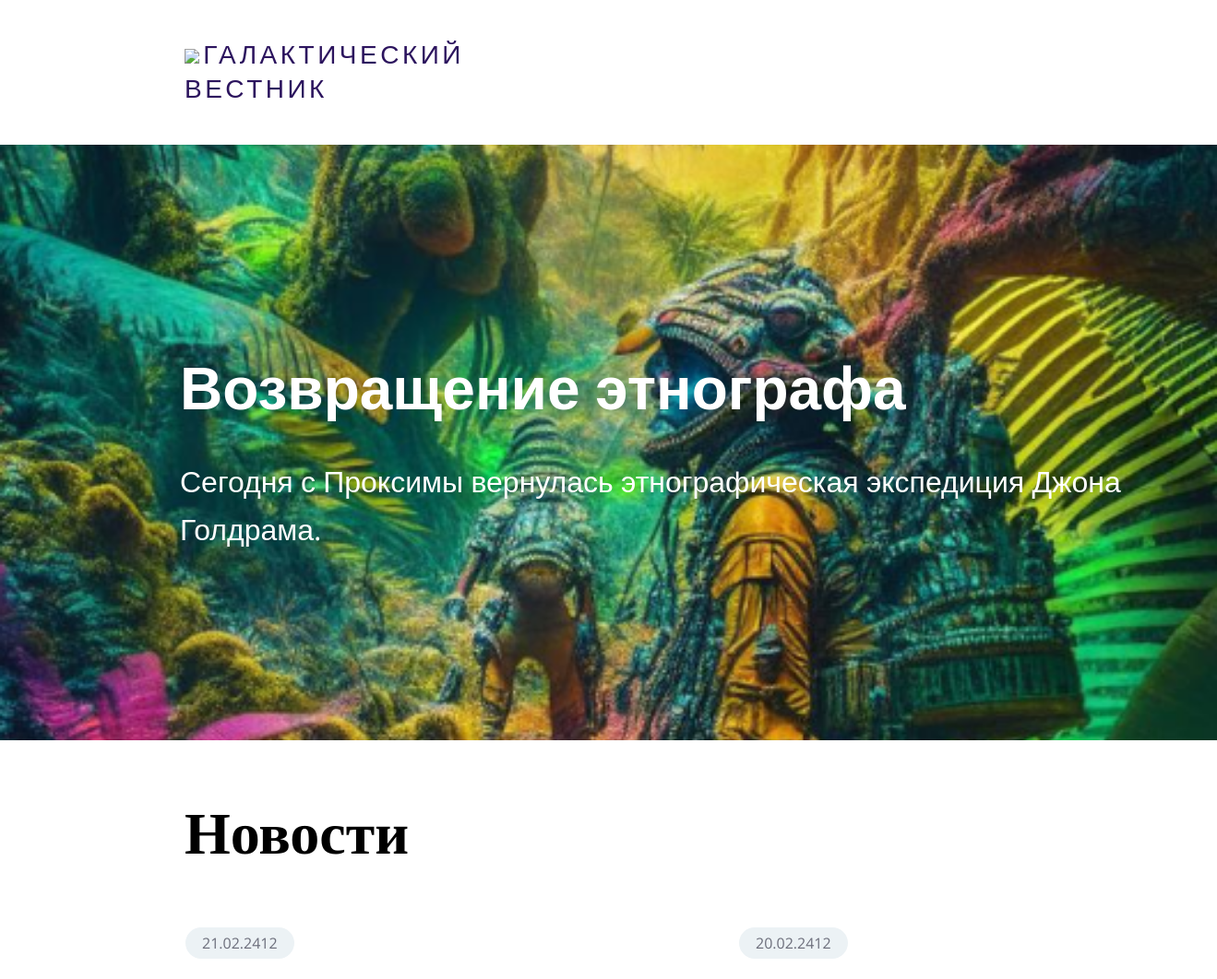
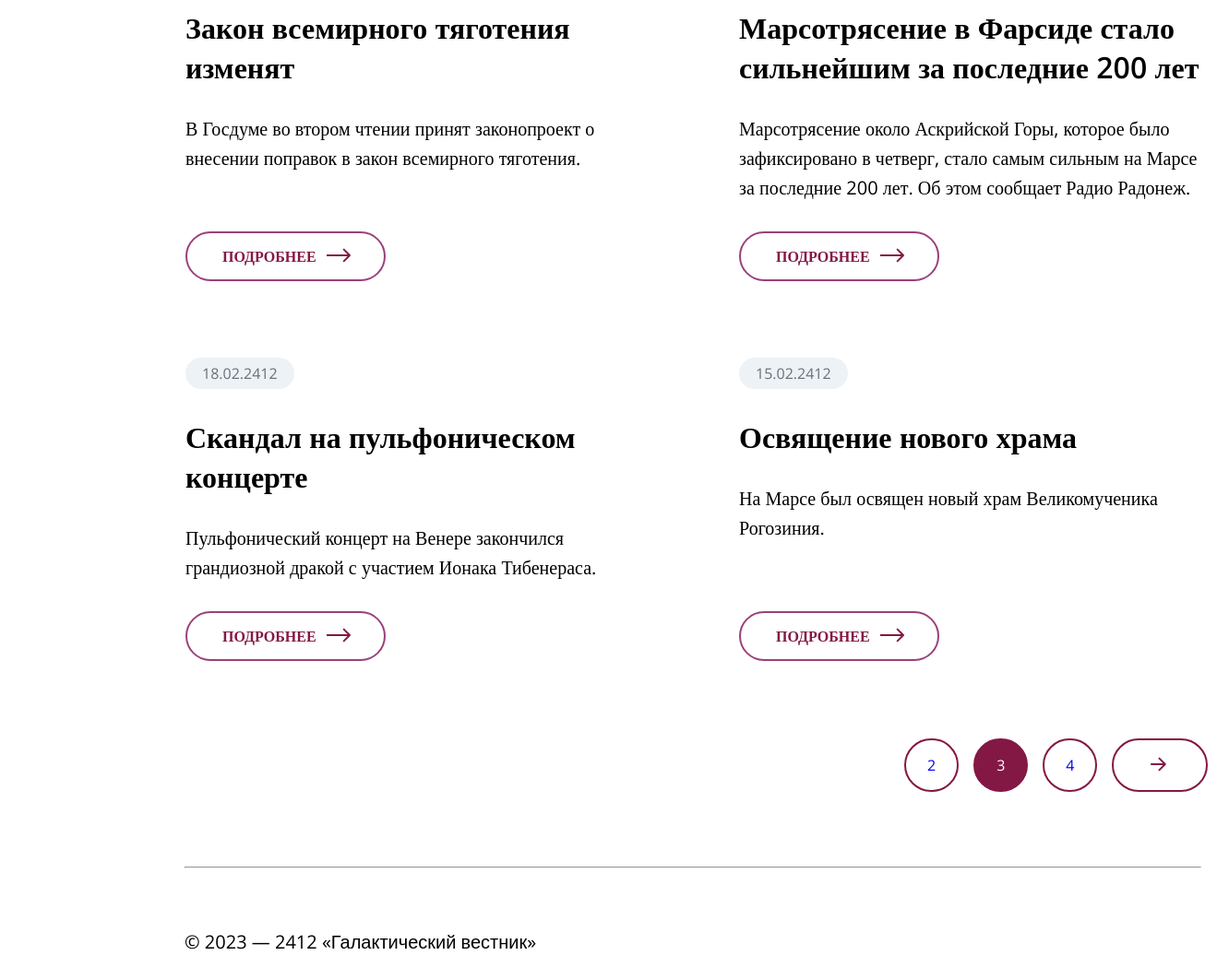
Screenshot of /?p=3 with the database file from the repository (2 pictures, top to bottom).
### tables this page shows
CREATE TABLE `news` (
  `id` int(11) unsigned NOT NULL AUTO_INCREMENT,
  `date` datetime NULL DEFAULT NULL,
  `title` varchar(250) NOT NULL DEFAULT '',
  `announce` text NULL DEFAULT NULL,
  `content` text NULL DEFAULT NULL,
  `image` varchar(250) NOT NULL DEFAULT '',
  PRIMARY KEY (`id`),
  KEY `id` (`id`),

  KEY `idx_news_date` (`date`));

### views/main_article.php (called while the page is built, shortened)
<?php
include ("./includes/db.php");
$query = $conn->query("SELECT * FROM `news` ORDER BY  `date` DESC");
$article = $query->fetch_assoc();

### views/articles.php (the view, shortened to what this page needs)
<?php include ("./includes/db.php");
if (isset($_GET['p'])) {
  if ($_GET['p'] == 1) {
    $p_start = 0;
  } else {
    $p_start = $_GET['p'] * 4 - 4;
  }
} else {
  $p_start = 0;
}
$db_query = $conn->query("SELECT * FROM `news` ORDER BY  `date` DESC LIMIT $p_start, 4");
while (($row = $db_query->fetch_assoc()) != false):
  $date = date("d.m.Y", strtotime($row['date']));
  $title = $row['title'];
  $anonce = $row['announce'];
  ?>
  <article>
    <time datetime="2412-06-11"><?= $date ?></time>
    <header>
      <h2><?= $title ?></h2>
    </header>
    <?= $anonce ?>
    <a href="article.php?id=<?= $row['id'] ?>">
      <button>
        <p>Подробнее</p>
        <span style="padding-top:4px;margin-left:0px;">
        </span>
      </button>
    </a>
  </article>
<?php endwhile; ?>

### index.php (shortened to what this page needs)
<?php
include ("includes/db.php");
?>
<!DOCTYPE html>
<html lang="ru">
<head>
  <link rel="stylesheet" href="styles.css">
</head>
<body>
  <header>
    <div class="logo">
      <a href="/">
        <img src="assets/logo.svg"></img>
        <span class="logoText">Галактический<br /> вестник</span>
      </a>
    </div>
  </header>
  <?php include ("views/main_article.php"); ?>
  <div class="div-bg">
    <div class="mainTitle">
      <h1 class="title"><?= $article['title'] ?></h1>
      <h1 class="subtitle"><?= $article['announce'] ?></h1>
    </div>
  </div>
  <main>
    <header>
      <h1>Новости</h1>
    </header>
    <div class="twoArticles">
      <?php include ("views/articles.php"); ?>
    </div>
    <ul class="pagination">
      <?php include ("views/models.php"); ?>
    </ul>
  </main>
  <footer>
    <hr class="line" />
    <div>
      <span>
        © 2023 — 2412 «Галактический вестник»
      </span>
    </div>
  </footer>
</body>
</html>

### styles.css (style rules this page uses)
* { font-family: 'Open Sans', sans-serif; }
:root { --brand-color: rgba(132, 24, 68, 1); --body-text: rgba(0, 0, 0, 1); }
body { margin: 0; }
.logo { margin-top: 40px; margin-left: 200px; margin-bottom: 42.88px; display: flex; grid-gap: 24.12px; }
.logoText { color: #2C145E; font-family: 'Open Sans', sans-serif; font-size: 28px; font-style: normal; font-weight: 400; line-height: 132%; letter-spacing: 3.5px; text-transform: uppercase; }
.div-bg { background: url('/assets/photo.png') no-repeat center center / cover; width: 100%; height: 646px; }
.mainTitle { position: absolute; margin-top: 218.12px; margin-left: 195px; }
.title { margin-top: 0; margin-bottom: 30px; color: #FFF; font-family: 'Open Sans', sans-serif; font-size: 64px; font-style: normal; font-weight: 600; line-height: 140%; }
.subtitle { color: #FFF; font-family: 'Open Sans', sans-serif; font-size: 32px; font-style: normal; font-weight: 400; line-height: 160%; }
main header h1 { margin-top: 54.32px; margin-bottom: 60px; color: #000; font-family: Open Sans; font-size: 64px; font-style: normal; font-weight: 600; line-height: 89px; }
article { position: relative; padding-bottom: 55px; margin-left: 1px; display: flex; flex-direction: column; align-items: flex-start; gap: 30px; }
article time { color: var(--grey, #6C6E7B); font-family: 'Open Sans', sans-serif; font-size: 16px; font-style: normal; font-weight: 400; line-height: normal; padding: 6px 18px; justify-content: center; align-items: center; gap: 10px; border-radius: 20px; background: var(--light-grey, #ECF2F5); }
article header h2 { color: var(--body-text, #000); margin: 0; font-family: Open Sans; font-size: 32px; font-style: normal; font-weight: 600; line-height: normal; }
article p { color: var(--body-text, #000); margin: 0; font-family: Open Sans; font-size: 20px; font-style: normal; font-weight: 400; line-height: 160%; }
.twoArticles article button { display: flex; position: absolute; bottom: 0; padding: 12px 30px 14px 40px; justify-content: center; align-items: center; gap: 5px; border-radius: 50px; border: 2px solid #9B407A; background: none; }
article button p { margin-bottom: 0; margin-left: -2px; margin-top: 1px; color: var(--white, #FFF); font-family: Open Sans; font-size: 16px; font-style: normal; font-weight: 600; line-height: normal; text-transform: uppercase; color: var(--brand-color); }
article button svg { width: 38px; height: 16px; fill: var(--brand-color); stroke-width: 0.5px; }
.twoArticles { display: grid; grid-template-columns: 739px 739px; grid-row: auto auto; grid-column-gap: 40px; grid-row-gap: 83px; }
.pagination { margin-top: 84px; margin-left: 1160px; display: inline-flex; align-items: flex-start; gap: 16px; list-style-type: none; }
.line { margin-top: 65px; width: 1520px; margin-left: 0; }
footer { position: relative; padding-left: 200px; padding-bottom: 84px; margin-top: 0px; }
footer div { color: var(--body-text, #000); margin-top: 63.50px; font-family: Open Sans; font-size: 20px; font-style: normal; font-weight: 400; line-height: 160%; }
main { margin: 0 200px; }
a:active, a:hover, a { text-decoration: none; }
@media screen and (max-width:1720px) { .line { width: 1100px; } }
@media screen and (max-width:1720px) { .pagination { margin-left: 740px; } }
@media screen and (max-width:1720px) { .twoArticles { grid-column-gap: 100px; grid-template-columns: 500px 500px; } }
@media screen and (max-width:1720px) { article { gap: 15px; width: 500px; } }
@media screen and (max-width:1720px) { article header h2 { font-size: 25px; } }

### rows the page displays
news: title "Возвращение этнографа", announce "Сегодня с Проксимы вернулась этнографическая экспедиция Джона Голдрама."
news: date "21.02.2412", title "Закон всемирного тяготения изменят", announce "В Госдуме во втором чтении принят законопроект о внесении поправок в закон всемирного тяготения."
news: date "20.02.2412", title "Марсотрясение в Фарсиде стало сильнейшим за последние 200 лет", announce "Марсотрясение около Аскрийской Горы, которое было зафиксировано в четверг, стало самым сильным на Марсе за последние 200 лет. Об этом сообщает Радио Радонеж."
news: date "18.02.2412", title "Скандал на пульфоническом концерте", announce "Пульфонический концерт на Венере закончился грандиозной дракой с участием Ионака Тибенераса."
news: date "15.02.2412", title "Освящение нового храма", announce "На Марсе был освящен новый храм Великомученика Рогозиния."
